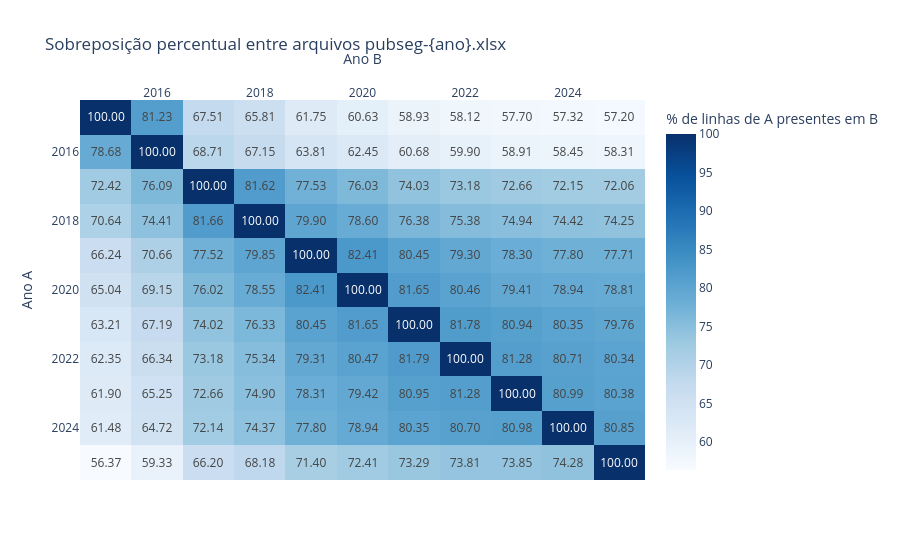

The code cell stored with this chart in its notebook:
### Markdown cell above
plot  feito pelo codex

### Code cell
fig = px.imshow(
    matriz_sobreposicao_pubseg,
    text_auto=".2f",
    aspect="auto",
    color_continuous_scale="Blues",
    labels={
        "x": "Ano B",
        "y": "Ano A",
        "color": "% de linhas de A presentes em B",
    },
    title="Sobreposição percentual entre arquivos pubseg-{ano}.xlsx",
)
fig.update_xaxes(side="top")
fig.show()

### Figure 1 — Plotly figure (JSON) as saved in the notebook; plotly's stock layout.template omitted (floating-point values rounded to 4 significant figures)
{"data": [{"coloraxis": "coloraxis", "hovertemplate": "Ano B: %{x}<br>Ano A: %{y}<br>% de linhas de A presentes em B: %{z}<extra></extra>", "name": "0", "texttemplate": "%{z:.2f}", "type": "heatmap", "x": [2015, 2016, 2017, 2018, 2019, 2020, 2021, 2022, 2023, 2024, 2025], "xaxis": "x", "y": [2015, 2016, 2017, 2018, 2019, 2020, 2021, 2022, 2023, 2024, 2025], "yaxis": "y", "z": [[100.0, 81.23, 67.51, 65.81, 61.75, 60.63, 58.93, 58.12, 57.7, 57.32, 57.2], [78.68, 100.0, 68.71, 67.15, 63.81, 62.45, 60.68, 59.9, 58.91, 58.45, 58.31], [72.42, 76.09, 100.0, 81.62, 77.53, 76.03, 74.03, 73.18, 72.66, 72.15, 72.06], [70.64, 74.41, 81.66, 100.0, 79.9, 78.6, 76.38, 75.38, 74.94, 74.42, 74.25], [66.24, 70.66, 77.52, 79.85, 100.0, 82.41, 80.45, 79.3, 78.3, 77.8, 77.71], [65.04, 69.15, 76.02, 78.55, 82.41, 100.0, 81.65, 80.46, 79.41, 78.94, 78.81], [63.21, 67.19, 74.02, 76.33, 80.45, 81.65, 100.0, 81.78, 80.94, 80.35, 79.76], [62.35, 66.34, 73.18, 75.34, 79.31, 80.47, 81.79, 100.0, 81.28, 80.71, 80.34], [61.9, 65.25, 72.66, 74.9, 78.31, 79.42, 80.95, 81.28, 100.0, 80.99, 80.38], [61.48, 64.72, 72.14, 74.37, 77.8, 78.94, 80.35, 80.7, 80.98, 100.0, 80.85], [56.37, 59.33, 66.2, 68.18, 71.4, 72.41, 73.29, 73.81, 73.85, 74.28, 100.0]]}], "layout": {"coloraxis": {"colorbar": {"title": {"text": "% de linhas de A presentes em B"}}, "colorscale": [[0, "rgb(247,251,255)"], [0.125, "rgb(222,235,247)"], [0.25, "rgb(198,219,239)"], [0.375, "rgb(158,202,225)"], [0.5, "rgb(107,174,214)"], [0.625, "rgb(66,146,198)"], [0.75, "rgb(33,113,181)"], [0.875, "rgb(8,81,156)"], [1, "rgb(8,48,107)"]]}, "title": {"text": "Sobreposição percentual entre arquivos pubseg-{ano}.xlsx"}, "xaxis": {"anchor": "y", "domain": [0, 1], "side": "top", "title": {"text": "Ano B"}}, "yaxis": {"anchor": "x", "autorange": "reversed", "domain": [0, 1], "title": {"text": "Ano A"}}}}
